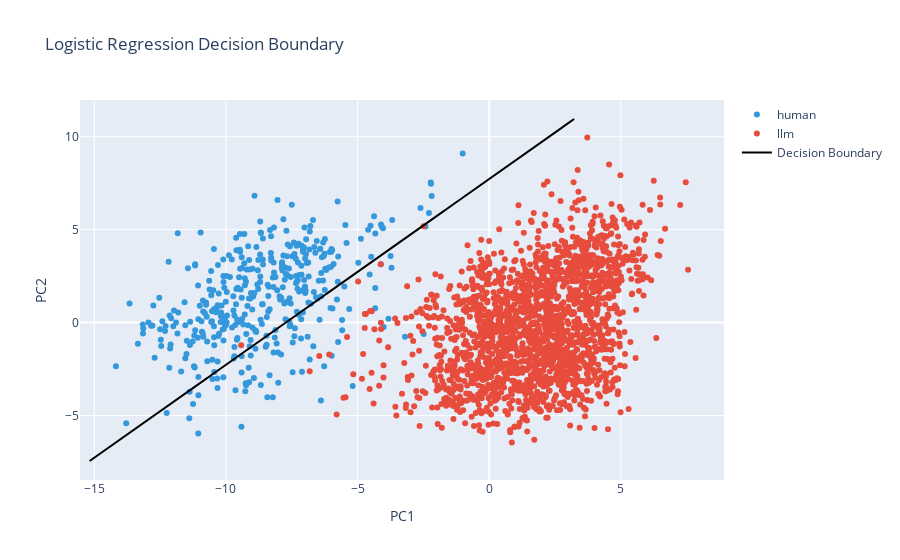

The cell this chart's notebook holds for it:
### Code cell
ClassificationVisualization.visualize(logistic_regression_results)

### Figure 1 — Plotly figure (JSON) as saved in the notebook; plotly's stock layout.template omitted (floating-point values rounded to 4 significant figures; data arrays with more than 128 entries replaced by an {"elided": "..."} marker saying what was removed)
{"data": [{"marker": {"color": "#3498db"}, "mode": "markers", "name": "human", "type": "scatter", "x": {"elided": "400 float values"}, "y": {"elided": "400 float values"}}, {"marker": {"color": "#e74c3c"}, "mode": "markers", "name": "llm", "type": "scatter", "x": {"elided": "2000 float values"}, "y": {"elided": "2000 float values"}}, {"line": {"color": "black"}, "mode": "lines", "name": "Decision Boundary", "type": "scatter", "x": {"elided": "1187 float values"}, "y": {"elided": "921 float values"}}], "layout": {"title": {"text": "Logistic Regression Decision Boundary"}, "xaxis": {"title": {"text": "PC1"}}, "yaxis": {"title": {"text": "PC2"}}}}
